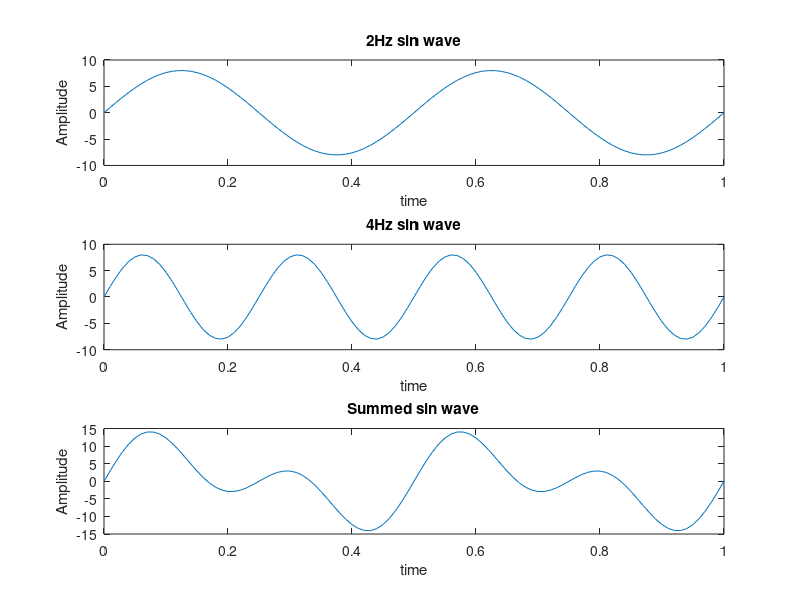

Source code (MATLAB):
t=[0:0.01:1];
A=8;
f1=2;
s1=A*sin(2*pi*f1*t);
f2=4;
s2=A*sin(2*pi*f2*t);

figure
subplot(3,1,1)
plot(t,s1)
title('2Hz sin wave')
xlabel('time')
ylabel('Amplitude')


subplot(3,1,2)
plot(t,s2)
title('4Hz sin wave')
xlabel('time')
ylabel('Amplitude')

subplot(3,1,3)
plot(t,s1+s2)
title('Summed sin wave')
xlabel('time')
ylabel('Amplitude')

